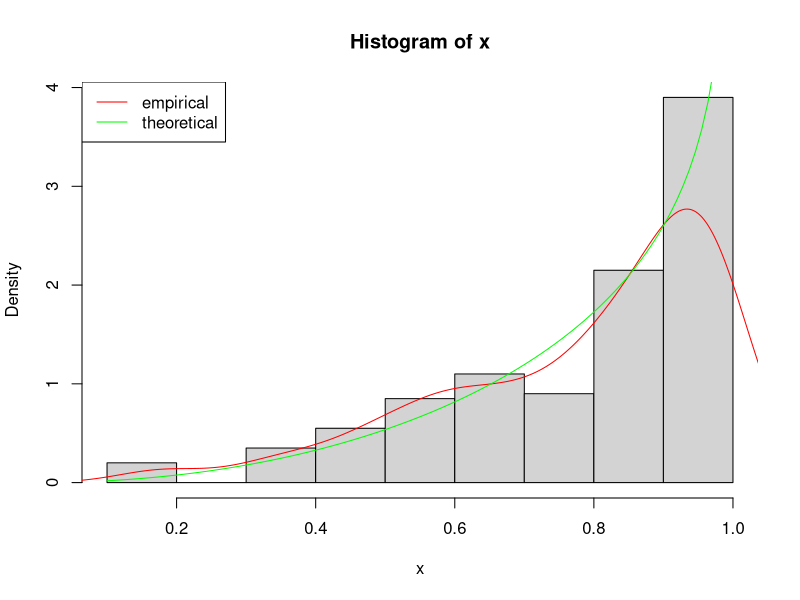

Here is the R script that generated this plot: (Note: this script raises an error after producing the figure.)
## ---- chunk 1
require(fitdistrplus)
require(knitr) #for kable() function
set.seed(12345)
options(digits = 3)
## ---- chunk 2
fitbench <- fitdistrplus:::fitbench
## ---- chunk 3
lnL <- function(par, fix.arg, obs, ddistnam) 
  fitdistrplus:::loglikelihood(par, fix.arg, obs, ddistnam) 
grlnlbeta <- fitdistrplus:::grlnlbeta
## ---- chunk 4
#(1) beta distribution
n <- 200
x <- rbeta(n, 3, 3/4)
grlnlbeta(c(3, 4), x) #test
hist(x, prob=TRUE)
lines(density(x), col="red")
curve(dbeta(x, 3, 3/4), col="green", add=TRUE)
legend("topleft", lty=1, col=c("red","green"), leg=c("empirical", "theoretical"))
## ---- chunk 5
ctr <- list(trace=0, REPORT=1, maxit=1000)
## ---- chunk 6
unconstropt <- fitbench(x, "beta", "mle", grad=grlnlbeta, lower=0)
## ---- chunk 7
dbeta2 <- function(x, shape1, shape2, log)
  dbeta(x, exp(shape1), exp(shape2), log=log)
#take the log of the starting values
startarg <- lapply(fitdistrplus:::start.arg.default(x, "beta"), log)
#redefine the gradient for the new parametrization
grbetaexp <- function(par, obs, ...) 
    grlnlbeta(exp(par), obs) * exp(par)
    

expopt <- fitbench(x, distr="beta2", method="mle", grad=grbetaexp, start=startarg) 
#get back to original parametrization
expopt[c("fitted shape1", "fitted shape2"), ] <- exp(expopt[c("fitted shape1", "fitted shape2"), ])
## ---- chunk 8
kable(unconstropt[, grep("G-", colnames(unconstropt), invert=TRUE)], digits=3)
## ---- chunk 9
kable(unconstropt[, grep("G-", colnames(unconstropt))], digits=3)
## ---- chunk 10
kable(expopt[, grep("G-", colnames(expopt), invert=TRUE)], digits=3)
## ---- chunk 11
kable(expopt[, grep("G-", colnames(expopt))], digits=3)
## ---- chunk 12
llsurface(min.arg=c(0.1, 0.1), max.arg=c(7, 3), 
          plot.arg=c("shape1", "shape2"), nlev=25,
          plot.np=50, data=x, distr="beta", back.col = FALSE)
points(unconstropt[1,"BFGS"], unconstropt[2,"BFGS"], pch="+", col="red")
points(3, 3/4, pch="x", col="green")
## ---- chunk 13
b1 <- bootdist(fitdist(x, "beta", method = "mle", optim.method = "BFGS"), 
               niter = 100, parallel = "snow", ncpus = 2)
summary(b1)
plot(b1)
abline(v = 3, h = 3/4, col = "red", lwd = 1.5)
## ---- chunk 14
grlnlNB <- function(x, obs, ...)
{
  m <- x[1]
  p <- x[2]
  n <- length(obs)
  c(sum(psigamma(obs+m)) - n*psigamma(m) + n*log(p),
    m*n/p - sum(obs)/(1-p))
}
## ---- chunk 15
#(1) beta distribution
n <- 200
trueval <- c("size"=10, "prob"=3/4, "mu"=10/3)
x <- rnbinom(n, trueval["size"], trueval["prob"])

hist(x, prob=TRUE, ylim=c(0, .3))
lines(density(x), col="red")
points(min(x):max(x), dnbinom(min(x):max(x), trueval["size"], trueval["prob"]), 
       col = "green")
legend("topleft", lty = 1, col = c("red", "green"), 
       leg = c("empirical", "theoretical"))
## ---- chunk 16
ctr <- list(trace = 0, REPORT = 1, maxit = 1000)
unconstropt <- fitbench(x, "nbinom", "mle", grad = grlnlNB, lower = 0)
unconstropt <- rbind(unconstropt, 
                     "fitted prob" = unconstropt["fitted mu", ] / (1 + unconstropt["fitted mu", ]))
## ---- chunk 17
dnbinom2 <- function(x, size, prob, log)
  dnbinom(x, exp(size), 1 / (1 + exp(-prob)), log = log)
# transform starting values
startarg <- fitdistrplus:::start.arg.default(x, "nbinom")
startarg$mu <- startarg$size / (startarg$size + startarg$mu)
startarg <- list(size = log(startarg[[1]]), 
                 prob = log(startarg[[2]] / (1 - startarg[[2]])))

# redefine the gradient for the new parametrization
Trans <- function(x)
  c(exp(x[1]), plogis(x[2]))
grNBexp <- function(par, obs, ...) 
    grlnlNB(Trans(par), obs) * c(exp(par[1]), plogis(x[2])*(1-plogis(x[2])))

expopt <- fitbench(x, distr="nbinom2", method="mle", grad=grNBexp, start=startarg) 
# get back to original parametrization
expopt[c("fitted size", "fitted prob"), ] <- 
  apply(expopt[c("fitted size", "fitted prob"), ], 2, Trans)
## ---- chunk 18
kable(unconstropt[, grep("G-", colnames(unconstropt), invert=TRUE)], digits=3)
## ---- chunk 19
kable(unconstropt[, grep("G-", colnames(unconstropt))], digits=3)
## ---- chunk 20
kable(expopt[, grep("G-", colnames(expopt), invert=TRUE)], digits=3)
## ---- chunk 21
kable(expopt[, grep("G-", colnames(expopt))], digits=3)
## ---- chunk 22
llsurface(min.arg = c(5, 0.3), max.arg = c(15, 1), 
          plot.arg = c("size", "prob"), nlev = 25,
          plot.np = 50, data = x, distr = "nbinom", back.col = FALSE)
points(unconstropt["fitted size", "BFGS"], unconstropt["fitted prob", "BFGS"], 
       pch = "+", col = "red")
points(trueval["size"], trueval["prob"], pch = "x", col = "green")
## ---- chunk 23
b1 <- bootdist(fitdist(x, "nbinom", method = "mle", optim.method = "BFGS"), 
               niter = 100, parallel = "snow", ncpus = 2)
summary(b1)
plot(b1)
abline(v = trueval["size"], h = trueval["mu"], col = "red", lwd = 1.5)
